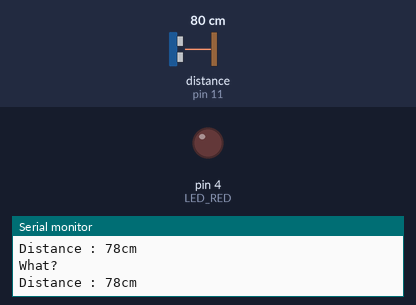
Recording of a sketch running on a simulated Arduino Uno, built with avr-gcc and run on an emulated ATmega328P. Shown: output pins drawn as LEDs (lit = HIGH), the last lines printed to the serial monitor. Wiring (inferred from the names in the program): ultrasonic range finder: trigger pin 12; echo pin 11. Inputs (shaded band) come from the test bench; at power-on: distance to the obstacle (sensor on pin 11) 80 cm. The echo pulse lasts 58.3 µs per cm; pins used as bus, display or sensor lines are not drawn.

Above: at 1.2 s.
1.3 s: distance to the obstacle (sensor on pin 11) set to 46 cm
4.3 s: distance to the obstacle (sensor on pin 11) set to 36 cm
At 4.7 s:
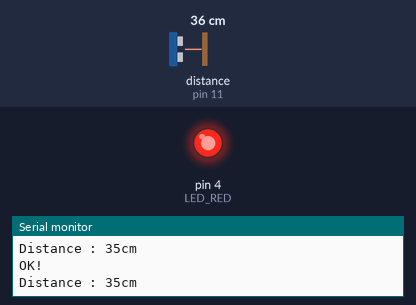
Timing chart, 0 to 7.3 s (numbered marks = the images above; inputs shaded):
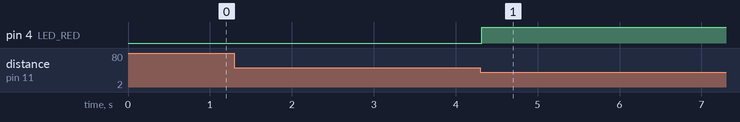

Measured:
- the behaviour switches between 41 and 40 cm on distance to the obstacle (sensor on pin 11) (found by bisection; images 0 and 1)
- after the input at 4.3 s, pin 4 (LED_RED): LOW → HIGH at once

The sketch:

________________LED_____.ino
```cpp
#define PIN_ECHO 11
#define PIN_TRIG 12
#define LED_RED 4

long duration;
int distance;

void setup() {
  pinMode(PIN_TRIG, OUTPUT);
  pinMode(PIN_ECHO, INPUT);
  pinMode(LED_RED, OUTPUT);
  Serial.begin(9600);
  Serial.println("Ultrasonic Sensor Test!");
}

void loop() {
  digitalWrite(PIN_TRIG, LOW);
  delayMicroseconds(2);
  digitalWrite(PIN_TRIG, HIGH);
  delayMicroseconds(10);
  digitalWrite(PIN_TRIG, LOW);

  duration = pulseIn(PIN_ECHO, HIGH);
  distance = duration * 340 * 100 / 1000000 / 2;

  Serial.print("Distance : ");
  Serial.print(distance);
  Serial.println("cm");

  if (distance < 40) {
    digitalWrite(LED_RED, HIGH);
    Serial.println("OK!");
  } else {
    digitalWrite(LED_RED, LOW);
    Serial.println("What?");
  }
}
```
